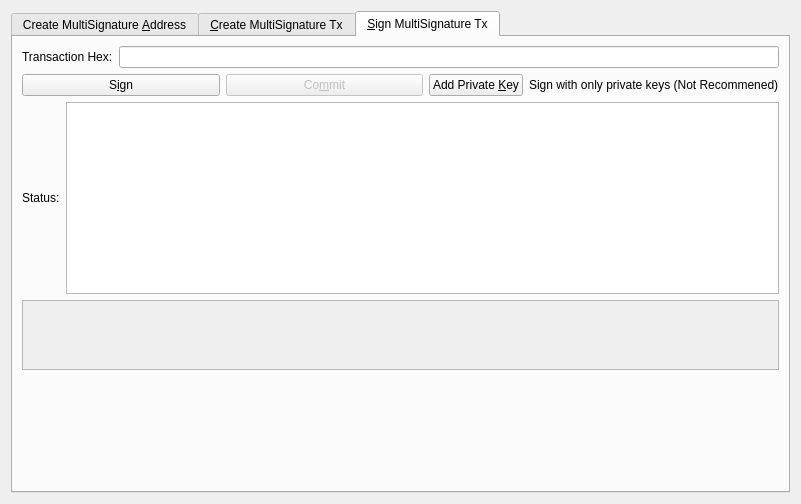
<?xml version="1.0" encoding="UTF-8"?>
<ui version="4.0">
 <class>MultisigDialog</class>
 <widget class="QDialog" name="MultisigDialog">
  <property name="geometry">
   <rect>
    <x>0</x>
    <y>0</y>
    <width>801</width>
    <height>504</height>
   </rect>
  </property>
  <property name="sizePolicy">
   <sizepolicy hsizetype="Fixed" vsizetype="Fixed">
    <horstretch>0</horstretch>
    <verstretch>0</verstretch>
   </sizepolicy>
  </property>
  <property name="windowTitle">
   <string>Multisignature Address Interactions</string>
  </property>
  <layout class="QVBoxLayout" name="verticalLayout_8">
   <item>
    <widget class="QTabWidget" name="multisigTabWidget">
     <property name="styleSheet">
      <string notr="true">QScrollArea{border: 1px solid #5b4c7c;}
QFrame{background-color:#f2f0f0;}
QLabel{background-color:#ffffff;}
QFrame &gt; QLabel{background-color:#f2f0f0;}</string>
     </property>
     <property name="currentIndex">
      <number>2</number>
     </property>
     <widget class="QWidget" name="addMultisigTab">
      <property name="sizePolicy">
       <sizepolicy hsizetype="Minimum" vsizetype="Minimum">
        <horstretch>0</horstretch>
        <verstretch>0</verstretch>
       </sizepolicy>
      </property>
      <attribute name="title">
       <string>Create MultiSignature &amp;Address</string>
      </attribute>
      <layout class="QVBoxLayout" name="verticalLayout">
       <item>
        <layout class="QHBoxLayout" name="enterMLayout">
         <item>
          <widget class="QSpinBox" name="enterMSpinbox">
           <property name="sizePolicy">
            <sizepolicy hsizetype="Fixed" vsizetype="Fixed">
             <horstretch>0</horstretch>
             <verstretch>0</verstretch>
            </sizepolicy>
           </property>
           <property name="toolTip">
            <string>How many people must sign to verify a transaction</string>
           </property>
           <property name="minimum">
            <number>1</number>
           </property>
           <property name="maximum">
            <number>16</number>
           </property>
           <property name="value">
            <number>1</number>
           </property>
          </widget>
         </item>
         <item>
          <widget class="QLabel" name="enterMLabel">
           <property name="text">
            <string>Enter the minimum number of signatures required to sign transactions</string>
           </property>
          </widget>
         </item>
        </layout>
       </item>
       <item>
        <layout class="QHBoxLayout" name="addressLabelLayout">
         <item>
          <widget class="QLabel" name="addressLableLabel">
           <property name="text">
            <string>Address Label:</string>
           </property>
          </widget>
         </item>
         <item>
          <widget class="QLineEdit" name="multisigAddressLabel"/>
         </item>
        </layout>
       </item>
       <item>
        <layout class="QHBoxLayout" name="addAddressLayout">
         <item>
          <widget class="QPushButton" name="addAddressButton">
           <property name="toolTip">
            <string>Add another address that could sign to verify a transaction from the multisig address.</string>
           </property>
           <property name="text">
            <string>&amp;Add Address / Key</string>
           </property>
           <property name="icon">
            <iconset resource="../trendo.qrc">
             <normaloff>:/icons/white_add</normaloff>:/icons/white_add</iconset>
           </property>
           <property name="autoDefault">
            <bool>false</bool>
           </property>
          </widget>
         </item>
         <item>
          <widget class="QLabel" name="addAddressLabel">
           <property name="sizePolicy">
            <sizepolicy hsizetype="Preferred" vsizetype="Fixed">
             <horstretch>0</horstretch>
             <verstretch>0</verstretch>
            </sizepolicy>
           </property>
           <property name="text">
            <string>Local addresses or public keys that can sign:</string>
           </property>
          </widget>
         </item>
         <item>
          <spacer name="addAddressSpacer_2">
           <property name="orientation">
            <enum>Qt::Horizontal</enum>
           </property>
           <property name="sizeHint" stdset="0">
            <size>
             <width>40</width>
             <height>10</height>
            </size>
           </property>
          </spacer>
         </item>
        </layout>
       </item>
       <item>
        <widget class="QScrollArea" name="addAddressScrollArea">
         <property name="sizePolicy">
          <sizepolicy hsizetype="Preferred" vsizetype="Expanding">
           <horstretch>0</horstretch>
           <verstretch>0</verstretch>
          </sizepolicy>
         </property>
         <property name="widgetResizable">
          <bool>true</bool>
         </property>
         <widget class="QWidget" name="addAddressWidget">
          <property name="geometry">
           <rect>
            <x>0</x>
            <y>0</y>
            <width>759</width>
            <height>187</height>
           </rect>
          </property>
          <layout class="QVBoxLayout" name="verticalLayout_5">
           <item>
            <layout class="QVBoxLayout" name="addressList"/>
           </item>
           <item>
            <spacer name="verticalSpacer">
             <property name="orientation">
              <enum>Qt::Vertical</enum>
             </property>
             <property name="sizeHint" stdset="0">
              <size>
               <width>20</width>
               <height>40</height>
              </size>
             </property>
            </spacer>
           </item>
          </layout>
         </widget>
        </widget>
       </item>
       <item>
        <layout class="QHBoxLayout" name="addMultisigLayout">
         <item>
          <widget class="QPushButton" name="addMultisigButton">
           <property name="sizePolicy">
            <sizepolicy hsizetype="Preferred" vsizetype="Fixed">
             <horstretch>0</horstretch>
             <verstretch>0</verstretch>
            </sizepolicy>
           </property>
           <property name="toolTip">
            <string>Create a new multisig address</string>
           </property>
           <property name="toolTipDuration">
            <number>-3</number>
           </property>
           <property name="text">
            <string>C&amp;reate</string>
           </property>
           <property name="autoDefault">
            <bool>false</bool>
           </property>
          </widget>
         </item>
         <item>
          <widget class="QLabel" name="label">
           <property name="text">
            <string>Status:</string>
           </property>
          </widget>
         </item>
         <item>
          <widget class="QTextEdit" name="addMultisigStatus">
           <property name="sizePolicy">
            <sizepolicy hsizetype="Expanding" vsizetype="Fixed">
             <horstretch>0</horstretch>
             <verstretch>0</verstretch>
            </sizepolicy>
           </property>
           <property name="maximumSize">
            <size>
             <width>16777215</width>
             <height>75</height>
            </size>
           </property>
           <property name="readOnly">
            <bool>true</bool>
           </property>
           <property name="textInteractionFlags">
            <set>Qt::TextSelectableByKeyboard|Qt::TextSelectableByMouse</set>
           </property>
          </widget>
         </item>
        </layout>
       </item>
       <item>
        <widget class="QLabel" name="label_2">
         <property name="sizePolicy">
          <sizepolicy hsizetype="Preferred" vsizetype="Preferred">
           <horstretch>0</horstretch>
           <verstretch>0</verstretch>
          </sizepolicy>
         </property>
         <property name="text">
          <string>Use below to quickly import an address by its redeem. Don't forget to add a label before clicking import!
Keep in mind, the wallet will rescan the blockchain to find transactions containing the new address.
Please be patient after clicking import.</string>
         </property>
         <property name="scaledContents">
          <bool>false</bool>
         </property>
         <property name="wordWrap">
          <bool>true</bool>
         </property>
        </widget>
       </item>
       <item>
        <layout class="QHBoxLayout" name="importLayout">
         <item>
          <widget class="QPushButton" name="importAddressButton">
           <property name="sizePolicy">
            <sizepolicy hsizetype="Fixed" vsizetype="Fixed">
             <horstretch>0</horstretch>
             <verstretch>0</verstretch>
            </sizepolicy>
           </property>
           <property name="text">
            <string>&amp;Import Redeem</string>
           </property>
           <property name="icon">
            <iconset resource="../trendo.qrc">
             <normaloff>:/icons/receiving_addresses</normaloff>:/icons/receiving_addresses</iconset>
           </property>
          </widget>
         </item>
         <item>
          <widget class="QLineEdit" name="importRedeem">
           <property name="sizePolicy">
            <sizepolicy hsizetype="Preferred" vsizetype="Fixed">
             <horstretch>0</horstretch>
             <verstretch>0</verstretch>
            </sizepolicy>
           </property>
          </widget>
         </item>
        </layout>
       </item>
      </layout>
     </widget>
     <widget class="QWidget" name="createTransactionTab">
      <attribute name="title">
       <string>&amp;Create MultiSignature Tx</string>
      </attribute>
      <layout class="QVBoxLayout" name="verticalLayout_3">
       <item>
        <layout class="QHBoxLayout" name="horizontalLayout_2">
         <item>
          <layout class="QVBoxLayout" name="createTxLayout">
           <item>
            <layout class="QHBoxLayout" name="addTxInputLayout">
             <item>
              <widget class="QLabel" name="addTxInputLabel">
               <property name="sizePolicy">
                <sizepolicy hsizetype="Fixed" vsizetype="Preferred">
                 <horstretch>0</horstretch>
                 <verstretch>0</verstretch>
                </sizepolicy>
               </property>
               <property name="text">
                <string>Inputs:</string>
               </property>
              </widget>
             </item>
             <item>
              <widget class="QPushButton" name="pushButtonCoinControl">
               <property name="sizePolicy">
                <sizepolicy hsizetype="Preferred" vsizetype="Fixed">
                 <horstretch>0</horstretch>
                 <verstretch>0</verstretch>
                </sizepolicy>
               </property>
               <property name="text">
                <string>Coin Control</string>
               </property>
              </widget>
             </item>
             <item>
              <layout class="QFormLayout" name="formLayout_2">
               <property name="rightMargin">
                <number>10</number>
               </property>
               <item row="0" column="0">
                <widget class="QLabel" name="labelQuantity">
                 <property name="text">
                  <string>Quantity Selected:</string>
                 </property>
                </widget>
               </item>
               <item row="0" column="1">
                <widget class="QLabel" name="labelQuantity_int">
                 <property name="text">
                  <string>0</string>
                 </property>
                </widget>
               </item>
               <item row="1" column="0">
                <widget class="QLabel" name="labelAmount">
                 <property name="text">
                  <string>Amount:</string>
                 </property>
                </widget>
               </item>
               <item row="1" column="1">
                <widget class="QLabel" name="labelAmount_int">
                 <property name="text">
                  <string>0</string>
                 </property>
                </widget>
               </item>
              </layout>
             </item>
             <item>
              <widget class="QPushButton" name="addInputButton">
               <property name="sizePolicy">
                <sizepolicy hsizetype="Preferred" vsizetype="Fixed">
                 <horstretch>0</horstretch>
                 <verstretch>0</verstretch>
                </sizepolicy>
               </property>
               <property name="toolTip">
                <string>Add an input to fund the outputs</string>
               </property>
               <property name="text">
                <string>Add a Raw Input</string>
               </property>
               <property name="icon">
                <iconset resource="../trendo.qrc">
                 <normaloff>:/css/default</normaloff>:/css/default</iconset>
               </property>
              </widget>
             </item>
            </layout>
           </item>
           <item>
            <widget class="QScrollArea" name="txInputsScrollArea">
             <property name="sizePolicy">
              <sizepolicy hsizetype="Preferred" vsizetype="Expanding">
               <horstretch>0</horstretch>
               <verstretch>0</verstretch>
              </sizepolicy>
             </property>
             <property name="widgetResizable">
              <bool>true</bool>
             </property>
             <widget class="QWidget" name="txInputsWidget">
              <property name="geometry">
               <rect>
                <x>0</x>
                <y>0</y>
                <width>747</width>
                <height>77</height>
               </rect>
              </property>
              <layout class="QVBoxLayout" name="verticalLayout_7">
               <item>
                <layout class="QVBoxLayout" name="inputsList"/>
               </item>
               <item>
                <spacer name="txInputsSpacer">
                 <property name="orientation">
                  <enum>Qt::Vertical</enum>
                 </property>
                 <property name="sizeHint" stdset="0">
                  <size>
                   <width>20</width>
                   <height>40</height>
                  </size>
                 </property>
                </spacer>
               </item>
              </layout>
             </widget>
            </widget>
           </item>
           <item>
            <layout class="QHBoxLayout" name="addDestinationLayout">
             <item>
              <widget class="QLabel" name="addDestinationLabel">
               <property name="text">
                <string>Address / Amount:</string>
               </property>
              </widget>
             </item>
             <item>
              <widget class="QPushButton" name="addDestinationButton">
               <property name="sizePolicy">
                <sizepolicy hsizetype="Fixed" vsizetype="Fixed">
                 <horstretch>0</horstretch>
                 <verstretch>0</verstretch>
                </sizepolicy>
               </property>
               <property name="toolTip">
                <string>Add destinations to send Trendo to</string>
               </property>
               <property name="text">
                <string>Add &amp;Destination</string>
               </property>
               <property name="icon">
                <iconset resource="../trendo.qrc">
                 <normaloff>:/icons/white_add</normaloff>:/icons/white_add</iconset>
               </property>
              </widget>
             </item>
             <item>
              <spacer name="addDestinationHorizontalSpacer">
               <property name="orientation">
                <enum>Qt::Horizontal</enum>
               </property>
               <property name="sizeHint" stdset="0">
                <size>
                 <width>40</width>
                 <height>20</height>
                </size>
               </property>
              </spacer>
             </item>
            </layout>
           </item>
           <item>
            <widget class="QScrollArea" name="destionationsScrollArea">
             <property name="sizePolicy">
              <sizepolicy hsizetype="Expanding" vsizetype="Expanding">
               <horstretch>0</horstretch>
               <verstretch>0</verstretch>
              </sizepolicy>
             </property>
             <property name="widgetResizable">
              <bool>true</bool>
             </property>
             <widget class="QWidget" name="destinationsScrollAreaContents">
              <property name="geometry">
               <rect>
                <x>0</x>
                <y>0</y>
                <width>747</width>
                <height>76</height>
               </rect>
              </property>
              <layout class="QVBoxLayout" name="verticalLayout_11">
               <item>
                <layout class="QVBoxLayout" name="destinationsList"/>
               </item>
               <item>
                <spacer name="destinationsSpacer">
                 <property name="orientation">
                  <enum>Qt::Vertical</enum>
                 </property>
                 <property name="sizeHint" stdset="0">
                  <size>
                   <width>20</width>
                   <height>20</height>
                  </size>
                 </property>
                </spacer>
               </item>
              </layout>
             </widget>
            </widget>
           </item>
           <item>
            <layout class="QHBoxLayout" name="horizontalLayout_4">
             <item>
              <widget class="QPushButton" name="createButton">
               <property name="sizePolicy">
                <sizepolicy hsizetype="Fixed" vsizetype="Fixed">
                 <horstretch>0</horstretch>
                 <verstretch>0</verstretch>
                </sizepolicy>
               </property>
               <property name="minimumSize">
                <size>
                 <width>150</width>
                 <height>0</height>
                </size>
               </property>
               <property name="toolTip">
                <string>Create a transaction object using the given inputs to the given outputs</string>
               </property>
               <property name="text">
                <string>Cr&amp;eate</string>
               </property>
               <property name="autoDefault">
                <bool>false</bool>
               </property>
               <property name="default">
                <bool>true</bool>
               </property>
              </widget>
             </item>
             <item>
              <widget class="QLabel" name="createButtonLabel">
               <property name="sizePolicy">
                <sizepolicy hsizetype="Fixed" vsizetype="Preferred">
                 <horstretch>0</horstretch>
                 <verstretch>0</verstretch>
                </sizepolicy>
               </property>
               <property name="text">
                <string>Status:</string>
               </property>
               <property name="alignment">
                <set>Qt::AlignRight|Qt::AlignTrailing|Qt::AlignVCenter</set>
               </property>
              </widget>
             </item>
             <item>
              <widget class="QTextEdit" name="createButtonStatus">
               <property name="sizePolicy">
                <sizepolicy hsizetype="Expanding" vsizetype="Minimum">
                 <horstretch>0</horstretch>
                 <verstretch>0</verstretch>
                </sizepolicy>
               </property>
               <property name="maximumSize">
                <size>
                 <width>16777215</width>
                 <height>16777215</height>
                </size>
               </property>
               <property name="readOnly">
                <bool>true</bool>
               </property>
               <property name="html">
                <string>&lt;!DOCTYPE HTML PUBLIC &quot;-//W3C//DTD HTML 4.0//EN&quot; &quot;http://www.w3.org/TR/REC-html40/strict.dtd&quot;&gt;
&lt;html&gt;&lt;head&gt;&lt;meta name=&quot;qrichtext&quot; content=&quot;1&quot; /&gt;&lt;style type=&quot;text/css&quot;&gt;
p, li { white-space: pre-wrap; }
&lt;/style&gt;&lt;/head&gt;&lt;body style=&quot; font-family:'MS Shell Dlg 2'; font-size:8.25pt; font-weight:400; font-style:normal;&quot;&gt;
&lt;p style=&quot;-qt-paragraph-type:empty; margin-top:0px; margin-bottom:0px; margin-left:0px; margin-right:0px; -qt-block-indent:0; text-indent:0px; font-family:'Noto Sans'; font-size:9pt;&quot;&gt;&lt;br /&gt;&lt;/p&gt;&lt;/body&gt;&lt;/html&gt;</string>
               </property>
              </widget>
             </item>
            </layout>
           </item>
          </layout>
         </item>
         <item>
          <layout class="QHBoxLayout" name="horizontalLayout_3"/>
         </item>
        </layout>
       </item>
      </layout>
     </widget>
     <widget class="QWidget" name="signMultisigTransaction">
      <property name="styleSheet">
       <string notr="true">txScrollArea:{
	border: 1px solid #5b4c7c;
}
keyScrollArea:{
	border: 1px solid #5b4c7c;
}
txScrollArea:{
	border: 1px solid #5b4c7c;
}</string>
      </property>
      <attribute name="title">
       <string>&amp;Sign MultiSignature Tx</string>
      </attribute>
      <layout class="QVBoxLayout" name="verticalLayout_4">
       <item>
        <layout class="QHBoxLayout" name="transactionHexLayout">
         <item>
          <widget class="QLabel" name="transactionHexLabel">
           <property name="text">
            <string>Transaction Hex:</string>
           </property>
          </widget>
         </item>
         <item>
          <widget class="QLineEdit" name="transactionHex">
           <property name="toolTip">
            <string/>
           </property>
          </widget>
         </item>
        </layout>
       </item>
       <item>
        <layout class="QHBoxLayout" name="horizontalLayout">
         <item>
          <layout class="QVBoxLayout" name="verticalLayout_2">
           <item>
            <layout class="QHBoxLayout" name="horizontalLayout_7">
             <item>
              <widget class="QPushButton" name="signButton">
               <property name="sizePolicy">
                <sizepolicy hsizetype="Preferred" vsizetype="Fixed">
                 <horstretch>0</horstretch>
                 <verstretch>0</verstretch>
                </sizepolicy>
               </property>
               <property name="minimumSize">
                <size>
                 <width>150</width>
                 <height>0</height>
                </size>
               </property>
               <property name="toolTip">
                <string>Sign the transaction from this wallet or from provided private keys</string>
               </property>
               <property name="text">
                <string>S&amp;ign</string>
               </property>
               <property name="icon">
                <iconset resource="../trendo.qrc">
                 <normaloff>:/icons/white_edit</normaloff>:/icons/white_edit</iconset>
               </property>
               <property name="autoDefault">
                <bool>false</bool>
               </property>
               <property name="default">
                <bool>true</bool>
               </property>
              </widget>
             </item>
             <item>
              <widget class="QPushButton" name="commitButton">
               <property name="enabled">
                <bool>false</bool>
               </property>
               <property name="sizePolicy">
                <sizepolicy hsizetype="Preferred" vsizetype="Fixed">
                 <horstretch>0</horstretch>
                 <verstretch>0</verstretch>
                </sizepolicy>
               </property>
               <property name="toolTip">
                <string>&lt;html&gt;&lt;head/&gt;&lt;body&gt;&lt;p&gt;DISABLED until transaction has been signed enough times.&lt;/p&gt;&lt;/body&gt;&lt;/html&gt;</string>
               </property>
               <property name="autoFillBackground">
                <bool>false</bool>
               </property>
               <property name="text">
                <string>Co&amp;mmit</string>
               </property>
               <property name="autoDefault">
                <bool>true</bool>
               </property>
              </widget>
             </item>
             <item>
              <layout class="QHBoxLayout" name="addPrivKeyLayout">
               <item>
                <widget class="QPushButton" name="addPrivKeyButton">
                 <property name="sizePolicy">
                  <sizepolicy hsizetype="Fixed" vsizetype="Fixed">
                   <horstretch>0</horstretch>
                   <verstretch>0</verstretch>
                  </sizepolicy>
                 </property>
                 <property name="toolTip">
                  <string>Add private keys to sign the transaction with</string>
                 </property>
                 <property name="text">
                  <string>Add Private &amp;Key</string>
                 </property>
                 <property name="icon">
                  <iconset resource="../trendo.qrc">
                   <normaloff>:/icons/white_add</normaloff>:/icons/white_add</iconset>
                 </property>
                </widget>
               </item>
               <item>
                <widget class="QLabel" name="addPrivKeyLabel">
                 <property name="text">
                  <string>Sign with only private keys (Not Recommened)</string>
                 </property>
                </widget>
               </item>
              </layout>
             </item>
            </layout>
           </item>
           <item>
            <layout class="QHBoxLayout" name="horizontalLayout_5">
             <item>
              <widget class="QLabel" name="signButtonStatusLabel">
               <property name="text">
                <string>Status:</string>
               </property>
              </widget>
             </item>
             <item>
              <widget class="QTextEdit" name="signButtonStatus">
               <property name="sizePolicy">
                <sizepolicy hsizetype="Expanding" vsizetype="Preferred">
                 <horstretch>0</horstretch>
                 <verstretch>0</verstretch>
                </sizepolicy>
               </property>
               <property name="maximumSize">
                <size>
                 <width>16777215</width>
                 <height>16777215</height>
                </size>
               </property>
               <property name="verticalScrollBarPolicy">
                <enum>Qt::ScrollBarAsNeeded</enum>
               </property>
               <property name="readOnly">
                <bool>true</bool>
               </property>
               <property name="textInteractionFlags">
                <set>Qt::TextSelectableByKeyboard|Qt::TextSelectableByMouse</set>
               </property>
              </widget>
             </item>
            </layout>
           </item>
           <item>
            <widget class="QScrollArea" name="keyScrollArea">
             <property name="sizePolicy">
              <sizepolicy hsizetype="Expanding" vsizetype="Expanding">
               <horstretch>0</horstretch>
               <verstretch>0</verstretch>
              </sizepolicy>
             </property>
             <property name="widgetResizable">
              <bool>true</bool>
             </property>
             <widget class="QWidget" name="keyScrollAreaContents">
              <property name="geometry">
               <rect>
                <x>0</x>
                <y>0</y>
                <width>755</width>
                <height>68</height>
               </rect>
              </property>
              <layout class="QVBoxLayout" name="verticalLayout_9">
               <item>
                <layout class="QVBoxLayout" name="keyList"/>
               </item>
               <item>
                <spacer name="keySpacer">
                 <property name="orientation">
                  <enum>Qt::Vertical</enum>
                 </property>
                 <property name="sizeHint" stdset="0">
                  <size>
                   <width>20</width>
                   <height>40</height>
                  </size>
                 </property>
                </spacer>
               </item>
              </layout>
             </widget>
            </widget>
           </item>
          </layout>
         </item>
        </layout>
       </item>
       <item>
        <spacer name="verticalSpacer_2">
         <property name="orientation">
          <enum>Qt::Vertical</enum>
         </property>
         <property name="sizeHint" stdset="0">
          <size>
           <width>20</width>
           <height>40</height>
          </size>
         </property>
        </spacer>
       </item>
      </layout>
     </widget>
    </widget>
   </item>
  </layout>
 </widget>
 <resources>
  <include location="../trendo.qrc"/>
 </resources>
 <connections/>
</ui>
